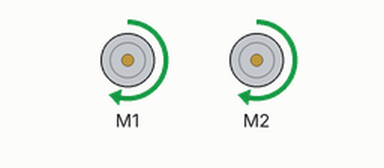
This sketch was run on a simulated Arduino Uno, built with avr-gcc and run on an emulated ATmega328P. On the bench: 2 × DC motor (green arrow = forward, orange = backward, longer = faster). What the sketch prints to the serial monitor is not drawn.

Above: at 0.1 s.
Timing chart, 0 to 1.6 s (numbered marks = the images above):
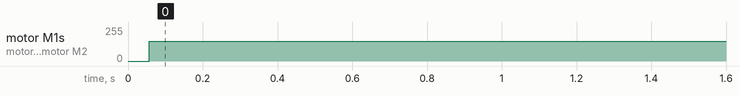

The sketch:

PID.ino
```cpp
#include "MeOrion.h"
#include <SoftwareSerial.h>
#include "SimpleTimer.h"

#define Kp 20 // experiment to determine this, start by something small that just makes your bot follow the line at a slow speed
#define Kd 0 // experiment to determine this, slowly increase the speeds and adjust this value. ( Note: Kp < Kd)
#define rightMaxSpeed 200 // max speed of the robot
#define leftMaxSpeed 200 // max speed of the robot
#define rightBaseSpeed 150 // this is the speed at which the motors should spin when the robot is perfectly on the line
#define leftBaseSpeed 150  // this is the speed at which the motors should spin when the robot is perfectly on the line

MeLineFollower left_lineFinder(PORT_3);
MeLineFollower right_lineFinder(PORT_4);

MeDCMotor MotorL(M1);
MeDCMotor MotorR(M2);

#define sample_time 100
SimpleTimer timer;
float lastError =0;
float error =0;
void setup()
{
  // put your setup code here, to run once:
  Serial.begin(9600);
  // calibration code here
  timer.setInterval(50, control);

}


void loop()
{
   timer.run();
}

int readPosition(){
  static int old_pos = 0;
  int current_pos;
  int left_sensorState = left_lineFinder.readSensors();
  int right_sensorState = right_lineFinder.readSensors();
  if(left_sensorState == S1_OUT_S2_OUT && right_sensorState == S1_OUT_S2_OUT && old_pos <0) current_pos = -3;
  if(left_sensorState == S1_IN_S2_OUT && right_sensorState == S1_OUT_S2_OUT) current_pos =  -2;
  if(left_sensorState == S1_IN_S2_IN && right_sensorState == S1_OUT_S2_OUT) current_pos = -1;
  if(left_sensorState == S1_OUT_S2_IN && right_sensorState == S1_IN_S2_OUT) current_pos = 0;
  if(left_sensorState == S1_OUT_S2_OUT && right_sensorState == S1_IN_S2_IN) current_pos = 1;
  if(left_sensorState == S1_OUT_S2_OUT && right_sensorState == S1_OUT_S2_IN) current_pos = 2;
  if(left_sensorState == S1_OUT_S2_OUT && right_sensorState == S1_OUT_S2_OUT && old_pos >0) current_pos = 3;

  // impossible position => return the old position
  if(left_sensorState == S1_OUT_S2_OUT && right_sensorState == S1_IN_S2_OUT) current_pos =  old_pos;
  if(left_sensorState == S1_OUT_S2_IN && right_sensorState == S1_OUT_S2_OUT) current_pos =  old_pos;
  if(left_sensorState == S1_OUT_S2_IN && right_sensorState == S1_OUT_S2_IN) current_pos =  old_pos;
  if(left_sensorState == S1_OUT_S2_IN && right_sensorState == S1_IN_S2_IN) current_pos =  old_pos;  // posible but solving later
  if(left_sensorState == S1_IN_S2_OUT && right_sensorState == S1_OUT_S2_IN) current_pos =  old_pos;
  if(left_sensorState == S1_IN_S2_OUT && right_sensorState == S1_IN_S2_OUT) current_pos =  old_pos;
  if(left_sensorState == S1_IN_S2_OUT && right_sensorState == S1_IN_S2_IN) current_pos =  old_pos;
  if(left_sensorState == S1_IN_S2_IN && right_sensorState == S1_OUT_S2_IN) current_pos =  old_pos;
  if(left_sensorState == S1_IN_S2_IN && right_sensorState == S1_IN_S2_OUT) current_pos =  old_pos;  // posible but solving later
  if(left_sensorState == S1_IN_S2_IN && right_sensorState == S1_IN_S2_IN) current_pos =  old_pos;   // posible but solving later
  old_pos = current_pos;
  return current_pos;
}

void control(){

  float sum_pos = 0;
  float position = 0;
  for(int i = 0; i < 5; i++){
    sum_pos += (float)(readPosition());
    delay(1);
    }
  position = sum_pos/5;
  error =  -position;
//  sum_pos = 0;
  Serial.println(position);
  float motorSpeed = Kp * error + Kd * (error - lastError);
  lastError = error;

  float rightMotorSpeed = rightBaseSpeed + (int)motorSpeed;
  float leftMotorSpeed = leftBaseSpeed - (int)motorSpeed;
  Serial.println(motorSpeed);
  if (rightMotorSpeed > rightMaxSpeed ) rightMotorSpeed = rightMaxSpeed; // prevent the motor from going beyond max speed
  if (leftMotorSpeed > leftMaxSpeed ) leftMotorSpeed = leftMaxSpeed; // prevent the motor from going beyond max speed
  if (rightMotorSpeed < 0) rightMotorSpeed = 0; // keep the motor speed positive
  if (leftMotorSpeed < 0) leftMotorSpeed = 0; // keep the motor speed positive
  {
      MotorL.run(leftMotorSpeed);
      MotorR.run(rightMotorSpeed);
      Serial.println(leftMotorSpeed);
      Serial.println(rightMotorSpeed);
      Serial.println(" ");
  }
  }
```

Measured:
- by itself, motor M1, motor M2: stopped → forward 150/255 at 0.06 s
